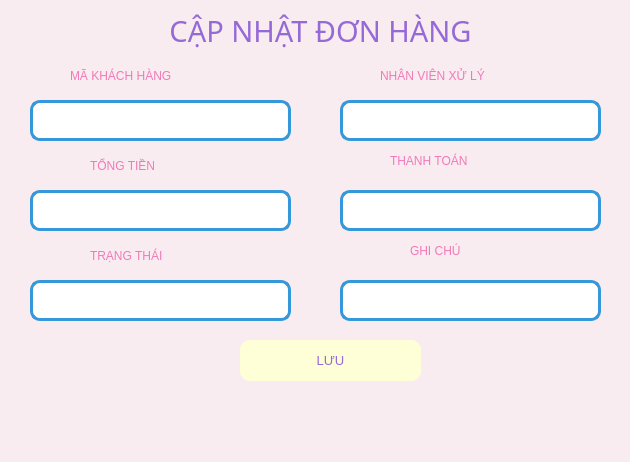
<?xml version="1.0" encoding="UTF-8"?>
<ui version="4.0">
 <class>Form</class>
 <widget class="QWidget" name="Form">
  <property name="geometry">
   <rect>
    <x>0</x>
    <y>0</y>
    <width>630</width>
    <height>462</height>
   </rect>
  </property>
  <property name="windowTitle">
   <string>Form</string>
  </property>
  <property name="styleSheet">
   <string notr="true">background-color:rgb(248, 236, 240);</string>
  </property>
  <widget class="QLabel" name="label_6">
   <property name="geometry">
    <rect>
     <x>410</x>
     <y>240</y>
     <width>101</width>
     <height>21</height>
    </rect>
   </property>
   <property name="styleSheet">
    <string notr="true">font: 10pt &quot;UTM Bell&quot;;
color: rgb(241, 121, 184);
</string>
   </property>
   <property name="text">
    <string>GHI CHÚ</string>
   </property>
  </widget>
  <widget class="QTextEdit" name="txt_tongtien">
   <property name="geometry">
    <rect>
     <x>30</x>
     <y>190</y>
     <width>261</width>
     <height>41</height>
    </rect>
   </property>
   <property name="styleSheet">
    <string notr="true">border-radius: 10px;
        border: 3px solid #3498db;  /* Viền xanh dương */
        background-color: #ffffff</string>
   </property>
  </widget>
  <widget class="QLabel" name="label">
   <property name="geometry">
    <rect>
     <x>380</x>
     <y>60</y>
     <width>191</width>
     <height>31</height>
    </rect>
   </property>
   <property name="styleSheet">
    <string notr="true">font: 10pt &quot;UTM Bell&quot;;
color: rgb(241, 121, 184);
</string>
   </property>
   <property name="text">
    <string>NHÂN VIÊN XỬ LÝ</string>
   </property>
  </widget>
  <widget class="QComboBox" name="cbo_nvxl">
   <property name="geometry">
    <rect>
     <x>340</x>
     <y>100</y>
     <width>261</width>
     <height>41</height>
    </rect>
   </property>
   <property name="font">
    <font>
     <weight>75</weight>
     <bold>true</bold>
    </font>
   </property>
   <property name="styleSheet">
    <string notr="true">QComboBox {
          background-color: white;
          border: 3px solid #3498db;  /* Viền xanh dương */
          border-radius: 10px;
          padding: 5px;
      }
      QComboBox::drop-down {
          border: none;
          background: transparent;
      }
      QComboBox::down-arrow {
          image: url(down-arrow.png); /* Thay bằng icon của bạn */
          width: 14px;
          height: 14px;
      }</string>
   </property>
  </widget>
  <widget class="QPushButton" name="btn_luu">
   <property name="geometry">
    <rect>
     <x>240</x>
     <y>340</y>
     <width>181</width>
     <height>41</height>
    </rect>
   </property>
   <property name="font">
    <font>
     <pointsize>10</pointsize>
    </font>
   </property>
   <property name="styleSheet">
    <string>background-color: rgb(255, 255, 215); color: rgb(149, 106, 214); border-radius: 10px;</string>
   </property>
   <property name="text">
    <string>LƯU</string>
   </property>
  </widget>
  <widget class="QLabel" name="labelTitle">
   <property name="geometry">
    <rect>
     <x>100</x>
     <y>10</y>
     <width>441</width>
     <height>41</height>
    </rect>
   </property>
   <property name="font">
    <font>
     <family>Segoe UI Black</family>
     <pointsize>22</pointsize>
     <weight>10</weight>
     <italic>false</italic>
     <bold>false</bold>
    </font>
   </property>
   <property name="styleSheet">
    <string notr="true">color: rgb(149, 106, 214);
font: 87 22pt &quot;Segoe UI Black&quot;;</string>
   </property>
   <property name="text">
    <string>CẬP NHẬT ĐƠN HÀNG</string>
   </property>
   <property name="alignment">
    <set>Qt::AlignCenter</set>
   </property>
  </widget>
  <widget class="QLabel" name="label_4">
   <property name="geometry">
    <rect>
     <x>90</x>
     <y>240</y>
     <width>141</width>
     <height>31</height>
    </rect>
   </property>
   <property name="styleSheet">
    <string notr="true">font: 10pt &quot;UTM Bell&quot;;
color: rgb(241, 121, 184);
</string>
   </property>
   <property name="text">
    <string>TRẠNG THÁI</string>
   </property>
  </widget>
  <widget class="QComboBox" name="cbo_thanhtoan">
   <property name="geometry">
    <rect>
     <x>340</x>
     <y>190</y>
     <width>261</width>
     <height>41</height>
    </rect>
   </property>
   <property name="font">
    <font>
     <weight>75</weight>
     <bold>true</bold>
    </font>
   </property>
   <property name="styleSheet">
    <string notr="true">QComboBox {
          background-color: white;
          border: 3px solid #3498db;  /* Viền xanh dương */
          border-radius: 10px;
          padding: 5px;
      }
      QComboBox::drop-down {
          border: none;
          background: transparent;
      }
      QComboBox::down-arrow {
          image: url(down-arrow.png); /* Thay bằng icon của bạn */
          width: 14px;
          height: 14px;
      }</string>
   </property>
  </widget>
  <widget class="QLabel" name="label_3">
   <property name="geometry">
    <rect>
     <x>390</x>
     <y>150</y>
     <width>151</width>
     <height>21</height>
    </rect>
   </property>
   <property name="styleSheet">
    <string notr="true">font: 10pt &quot;UTM Bell&quot;;
color: rgb(241, 121, 184);
</string>
   </property>
   <property name="text">
    <string>THANH TOÁN</string>
   </property>
  </widget>
  <widget class="QComboBox" name="cbo_trangthai">
   <property name="geometry">
    <rect>
     <x>30</x>
     <y>280</y>
     <width>261</width>
     <height>41</height>
    </rect>
   </property>
   <property name="font">
    <font>
     <weight>75</weight>
     <bold>true</bold>
    </font>
   </property>
   <property name="styleSheet">
    <string notr="true">QComboBox {
          background-color: white;
          border: 3px solid #3498db;  /* Viền xanh dương */
          border-radius: 10px;
          padding: 5px;
      }
      QComboBox::drop-down {
          border: none;
          background: transparent;
      }
      QComboBox::down-arrow {
          image: url(down-arrow.png); /* Thay bằng icon của bạn */
          width: 14px;
          height: 14px;
      }</string>
   </property>
  </widget>
  <widget class="QLabel" name="label_2">
   <property name="geometry">
    <rect>
     <x>90</x>
     <y>150</y>
     <width>121</width>
     <height>31</height>
    </rect>
   </property>
   <property name="styleSheet">
    <string notr="true">font: 10pt &quot;UTM Bell&quot;;
color: rgb(241, 121, 184);
</string>
   </property>
   <property name="text">
    <string>TỔNG TIỀN</string>
   </property>
  </widget>
  <widget class="QLabel" name="label_5">
   <property name="geometry">
    <rect>
     <x>70</x>
     <y>60</y>
     <width>211</width>
     <height>31</height>
    </rect>
   </property>
   <property name="styleSheet">
    <string notr="true">font: 10pt &quot;UTM Bell&quot;;
color: rgb(241, 121, 184);
</string>
   </property>
   <property name="text">
    <string>MÃ KHÁCH HÀNG</string>
   </property>
  </widget>
  <widget class="QTextEdit" name="txt_maKH">
   <property name="geometry">
    <rect>
     <x>30</x>
     <y>100</y>
     <width>261</width>
     <height>41</height>
    </rect>
   </property>
   <property name="styleSheet">
    <string notr="true">border-radius: 10px;
        border: 3px solid #3498db;  /* Viền xanh dương */
        background-color: #ffffff</string>
   </property>
  </widget>
  <widget class="QTextEdit" name="txt_note">
   <property name="geometry">
    <rect>
     <x>340</x>
     <y>280</y>
     <width>261</width>
     <height>41</height>
    </rect>
   </property>
   <property name="styleSheet">
    <string notr="true">border-radius: 10px;
        border: 3px solid #3498db;  /* Viền xanh dương */
        background-color: #ffffff</string>
   </property>
  </widget>
 </widget>
 <resources/>
 <connections/>
</ui>
